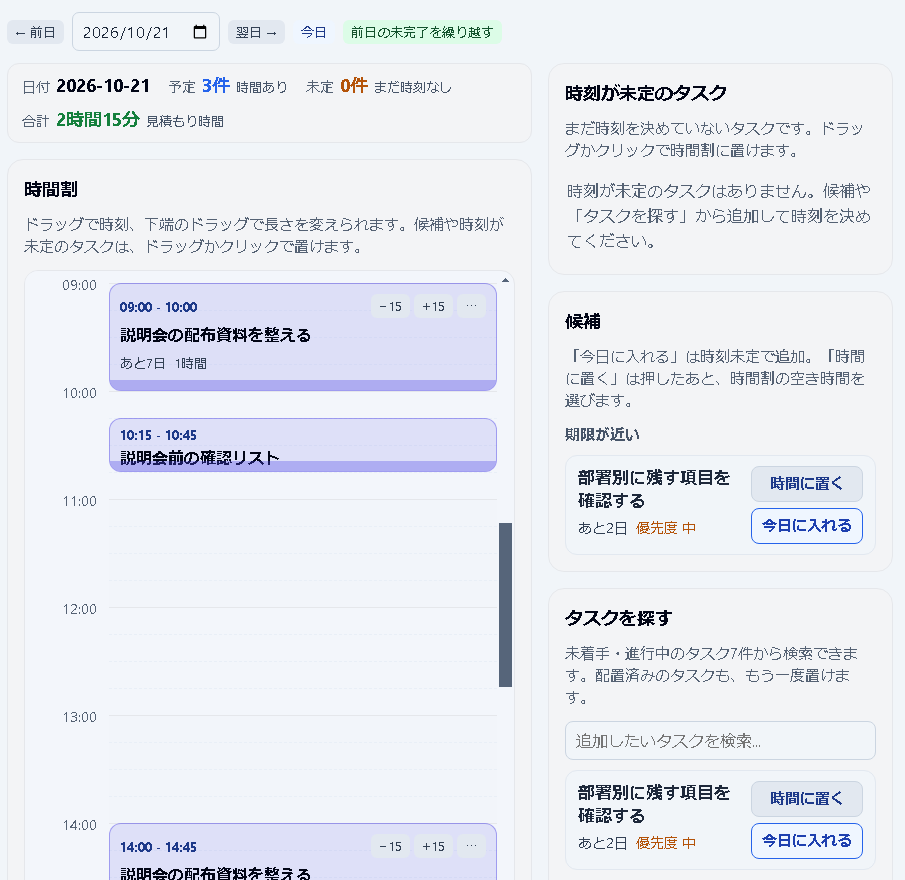
#> input picture docs/hakobi-start-guide/assets/tour-plan.png, 905 x 880 px, found by its file name
$ python crop_features.py
#> lines starting #> are read from the running program, lines starting #| are printed output that depends on the picture
"""Keep full captured screens and extract the parts used in the feature tour."""
from pathlib import Path
from PIL import Image
import json
import shutil

ROOT=Path(__file__).resolve().parents[1]
source=ROOT/'.build/feature-captures'
assets=ROOT/'assets';assets.mkdir(exist_ok=True)
boxes={
    'tour-plan':(510,70,1415,950),
    'tour-kanban':(502,70,1430,820),
    'tour-timer':(512,396,1408,605),
    'tour-record':(510,70,1428,430),
    'tour-checklist':(510,70,1428,725),
    'tour-dependencies':(510,548,1408,805),
}
for name,box in boxes.items():
    shutil.copyfile(source/(name+'.png'),assets/('source-'+name+'.png'))
    with Image.open(source/(name+'.png')) as image:image.crop(box).save(assets/(name+'.png'))
#> image is the input picture: PIL image 905x880 RGBA; mean R, G, B, A 231.6, 234.6, 241.4, 255
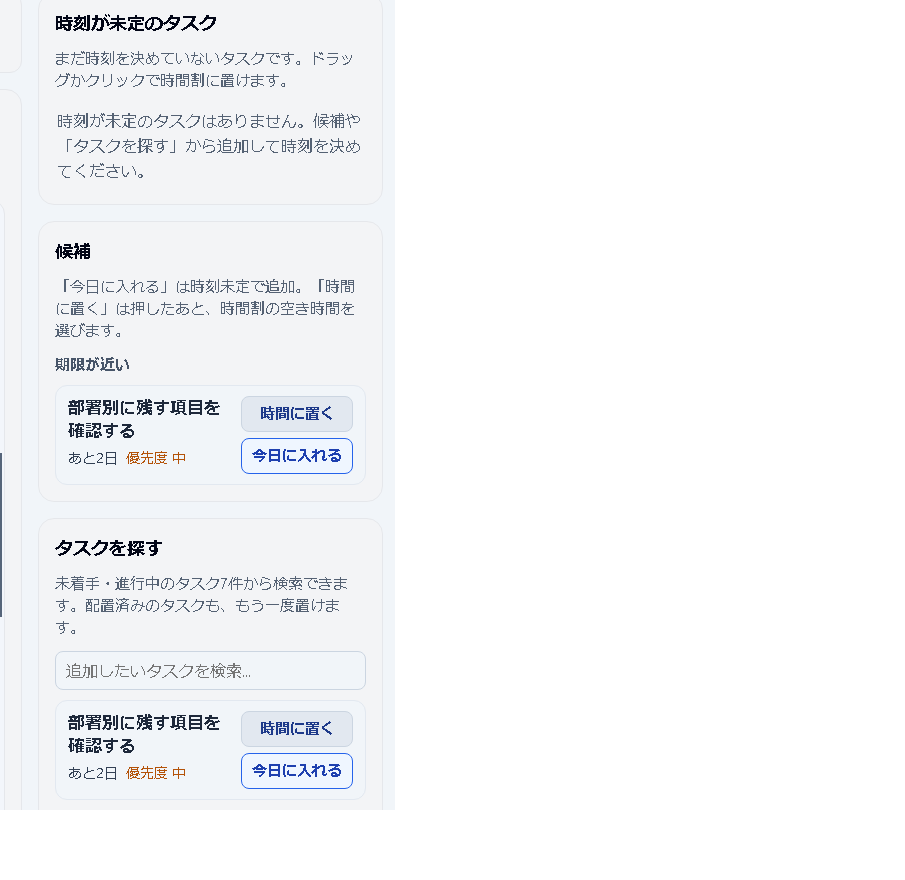
#> saved as tour-plan.png: PIL image 905x880 RGBA; mean R, G, B, A 93, 94.1, 95.8, 102.4; transparent parts drawn white
#> pass 2 of the loop `for name,box in boxes.items():`:
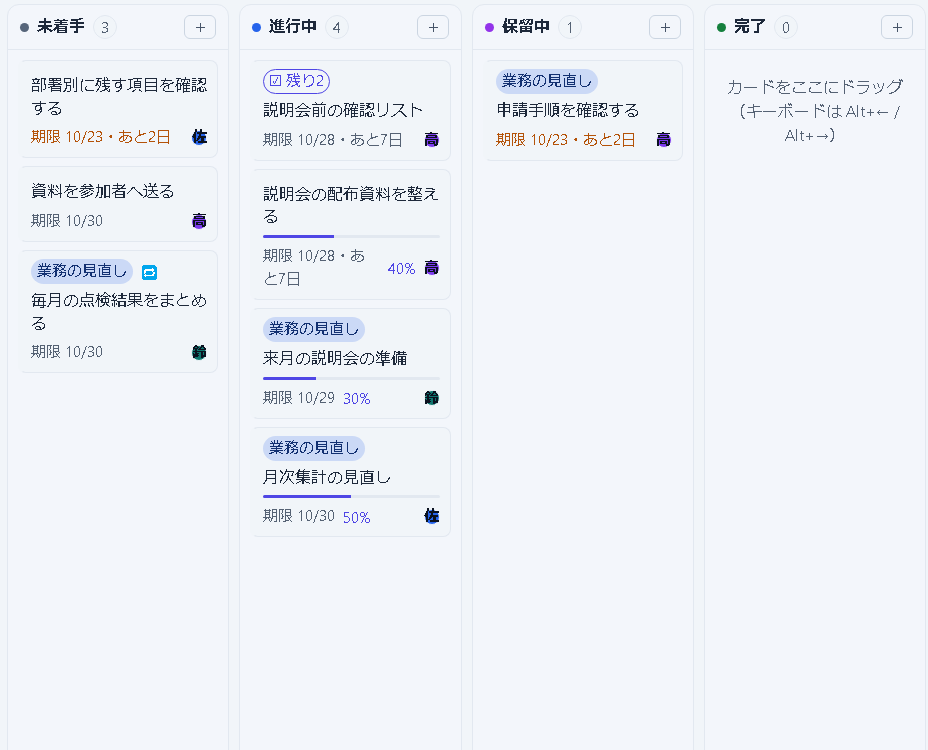
#> input picture docs/hakobi-start-guide/assets/tour-kanban.png, 928 x 750 px, found by its file name
#> image is the input picture: PIL image 928x750 RGBA; mean R, G, B, A 237.6, 241.1, 246.8, 255
#> `with Image.open(source/(name+'.png')) as image:image.crop(box).save(as..`:
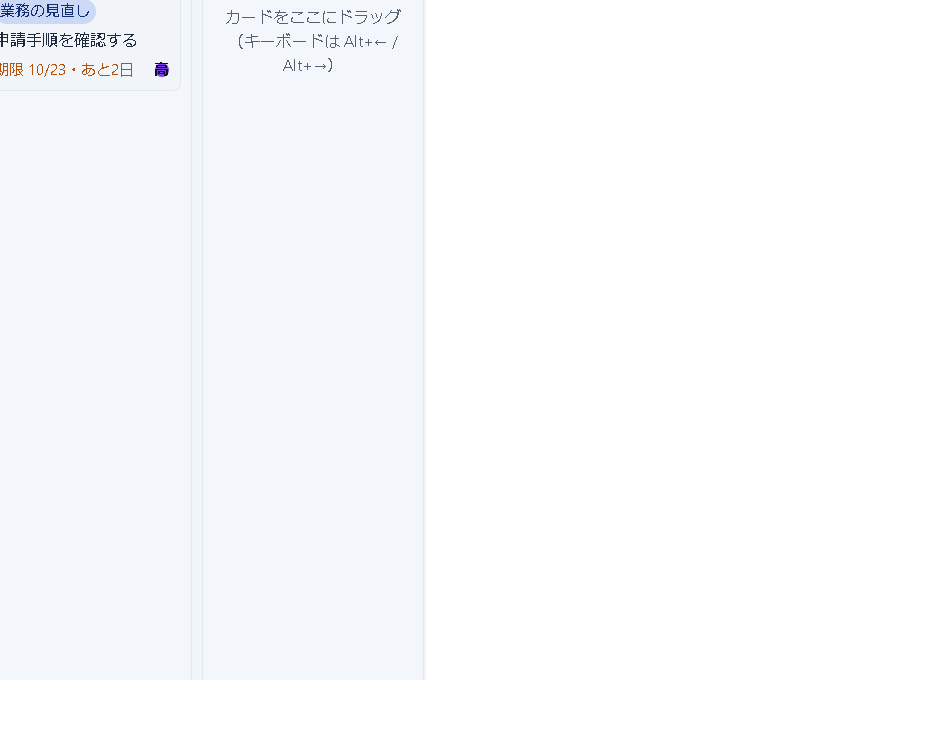
#> saved as tour-kanban.png: PIL image 928x750 RGBA; mean R, G, B, A 100.3, 101.6, 103.8, 106.1; transparent parts drawn white
#> (the run stopped early here; a loop or call above may not have finished)
